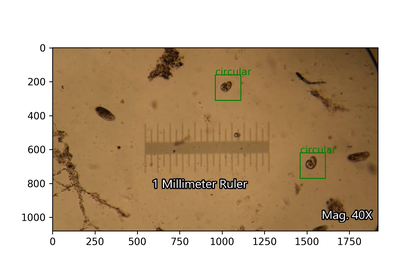
%> input picture testing.png, 420 x 280 px, shrunk from 1728 x 1152 before the run, given in place of image_1909.jpg, which was not available
$ octave frame_to_samples.m   (GNU Octave 9; MATLAB toolbox functions it lacks are replaced by stand-ins)
%> lines starting %> are read from the running program, lines starting %| are printed output that depends on the picture; pictures that were not available may be replaced by others from this repository, and a replacement may not be noted
clear;
m = imread('video 2/image_1909.jpg');
%> m is the input picture: size 280x420x3 uint8; mean R, G, B 199.3, 180.9, 158.1
img_size = size(m);
%> img_size = [280 420 3]
width = 120;
height = 120;
x_count = floor(img_size(1)/height);
%> x_count = 2
y_count = floor(img_size(2)/width);
%> y_count = 3
X_120=zeros(height,width,3,x_count*y_count);
Y_120=zeros(x_count*y_count,1);
for i=1:x_count
    for j=1:y_count
        sample = m((i-1)*height+1 : i*height,(j-1)*width+1 : j*width,:);
        close all;
        imshow(sample);
        X_120(:,:,:,(i-1)*y_count+j) = sample;
        reply = input('What is the class of this sample?');
        Y_120((i-1)*y_count+j)=reply;
    end
end
%> this loop made 2 passes; the answer given on pass 1: 3
%> pass 1, `for j=1:y_count sample = m((i-1)*height+1 : i*height,(j-1)*width+1 : j..`:
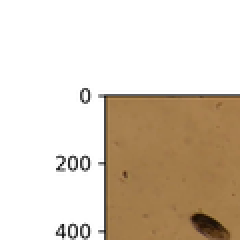
%> displayed picture: size 120x120x3, on the screen's scale of 0 to 255 (shown 2 times larger); mean R, G, B 218.5, 205.9, 190.2
%> pass 1, `for j=1:y_count sample = m((i-1)*height+1 : i*height,(j-1)*width+1 : j..`:
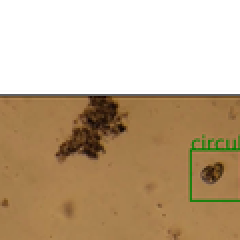
%> displayed picture: size 120x120x3, on the screen's scale of 0 to 255 (shown 2 times larger); mean R, G, B 194.2, 171.9, 143.6
%> pass 1, `for j=1:y_count sample = m((i-1)*height+1 : i*height,(j-1)*width+1 : j..`:
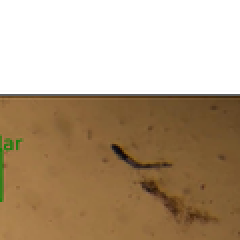
%> displayed picture: size 120x120x3, on the screen's scale of 0 to 255 (shown 2 times larger); mean R, G, B 182.2, 160.9, 135.2
%> pass 2, `for j=1:y_count sample = m((i-1)*height+1 : i*height,(j-1)*width+1 : j..`:
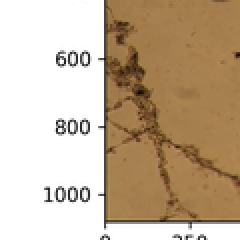
%> displayed picture: size 120x120x3, on the screen's scale of 0 to 255 (shown 2 times larger); mean R, G, B 198.7, 179.1, 155.2
%> after the loop, Y_120 = [3; 3; 3; 3; 3; 3]
save X_120;
save Y_120;
